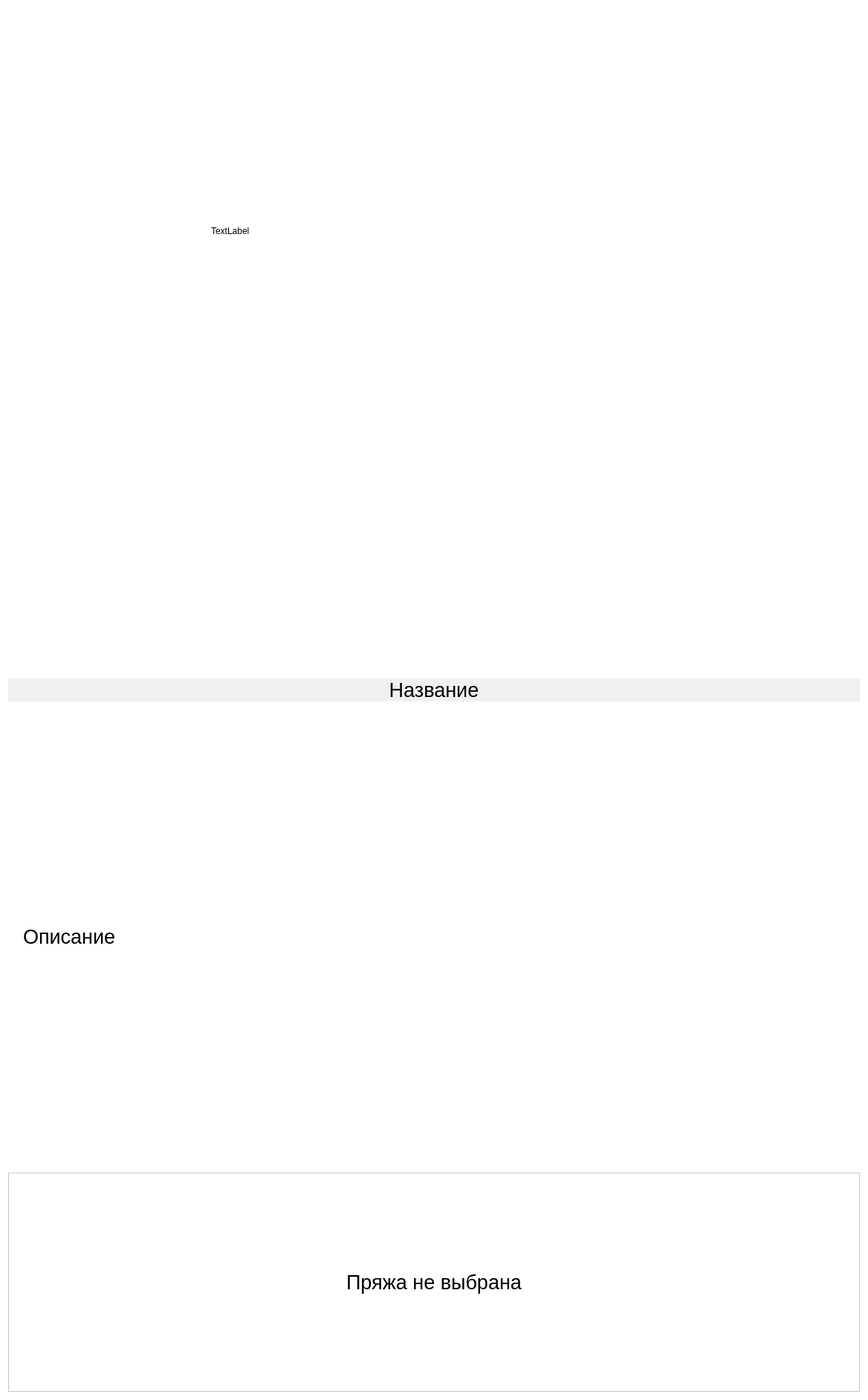
<?xml version="1.0" encoding="UTF-8"?>
<ui version="4.0">
 <class>Project</class>
 <widget class="QWidget" name="Project">
  <property name="geometry">
   <rect>
    <x>0</x>
    <y>0</y>
    <width>1168</width>
    <height>1884</height>
   </rect>
  </property>
  <property name="sizePolicy">
   <sizepolicy hsizetype="Fixed" vsizetype="Fixed">
    <horstretch>0</horstretch>
    <verstretch>0</verstretch>
   </sizepolicy>
  </property>
  <property name="minimumSize">
   <size>
    <width>1168</width>
    <height>1884</height>
   </size>
  </property>
  <property name="sizeIncrement">
   <size>
    <width>0</width>
    <height>0</height>
   </size>
  </property>
  <property name="palette">
   <palette>
    <active>
     <colorrole role="Base">
      <brush brushstyle="SolidPattern">
       <color alpha="255">
        <red>255</red>
        <green>255</green>
        <blue>255</blue>
       </color>
      </brush>
     </colorrole>
     <colorrole role="Window">
      <brush brushstyle="SolidPattern">
       <color alpha="255">
        <red>255</red>
        <green>255</green>
        <blue>255</blue>
       </color>
      </brush>
     </colorrole>
    </active>
    <inactive>
     <colorrole role="Base">
      <brush brushstyle="SolidPattern">
       <color alpha="255">
        <red>255</red>
        <green>255</green>
        <blue>255</blue>
       </color>
      </brush>
     </colorrole>
     <colorrole role="Window">
      <brush brushstyle="SolidPattern">
       <color alpha="255">
        <red>255</red>
        <green>255</green>
        <blue>255</blue>
       </color>
      </brush>
     </colorrole>
    </inactive>
    <disabled>
     <colorrole role="Base">
      <brush brushstyle="SolidPattern">
       <color alpha="255">
        <red>255</red>
        <green>255</green>
        <blue>255</blue>
       </color>
      </brush>
     </colorrole>
     <colorrole role="Window">
      <brush brushstyle="SolidPattern">
       <color alpha="255">
        <red>255</red>
        <green>255</green>
        <blue>255</blue>
       </color>
      </brush>
     </colorrole>
    </disabled>
   </palette>
  </property>
  <property name="windowTitle">
   <string>Form</string>
  </property>
  <property name="autoFillBackground">
   <bool>true</bool>
  </property>
  <layout class="QVBoxLayout" name="verticalLayout">
   <item>
    <layout class="QGridLayout" name="gridLayout">
     <item row="4" column="0" colspan="3">
      <widget class="QLabel" name="desc">
       <property name="font">
        <font>
         <family>Segoe UI</family>
         <pointsize>20</pointsize>
        </font>
       </property>
       <property name="autoFillBackground">
        <bool>false</bool>
       </property>
       <property name="styleSheet">
        <string notr="true">padding-left: 20px;</string>
       </property>
       <property name="text">
        <string>Описание</string>
       </property>
       <property name="alignment">
        <set>Qt::AlignJustify|Qt::AlignVCenter</set>
       </property>
      </widget>
     </item>
     <item row="5" column="0" colspan="3">
      <spacer name="verticalSpacer_2">
       <property name="orientation">
        <enum>Qt::Vertical</enum>
       </property>
       <property name="sizeHint" stdset="0">
        <size>
         <width>20</width>
         <height>40</height>
        </size>
       </property>
      </spacer>
     </item>
     <item row="0" column="0">
      <spacer name="horizontalSpacer">
       <property name="orientation">
        <enum>Qt::Horizontal</enum>
       </property>
       <property name="sizeHint" stdset="0">
        <size>
         <width>40</width>
         <height>20</height>
        </size>
       </property>
      </spacer>
     </item>
     <item row="0" column="1">
      <widget class="QLabel" name="pic">
       <property name="sizePolicy">
        <sizepolicy hsizetype="Expanding" vsizetype="Expanding">
         <horstretch>0</horstretch>
         <verstretch>0</verstretch>
        </sizepolicy>
       </property>
       <property name="minimumSize">
        <size>
         <width>600</width>
         <height>600</height>
        </size>
       </property>
       <property name="text">
        <string>TextLabel</string>
       </property>
      </widget>
     </item>
     <item row="1" column="0" colspan="3">
      <spacer name="verticalSpacer_3">
       <property name="orientation">
        <enum>Qt::Vertical</enum>
       </property>
       <property name="sizeHint" stdset="0">
        <size>
         <width>20</width>
         <height>40</height>
        </size>
       </property>
      </spacer>
     </item>
     <item row="3" column="0" colspan="3">
      <spacer name="verticalSpacer">
       <property name="orientation">
        <enum>Qt::Vertical</enum>
       </property>
       <property name="sizeHint" stdset="0">
        <size>
         <width>20</width>
         <height>40</height>
        </size>
       </property>
      </spacer>
     </item>
     <item row="0" column="2">
      <spacer name="horizontalSpacer_2">
       <property name="orientation">
        <enum>Qt::Horizontal</enum>
       </property>
       <property name="sizeHint" stdset="0">
        <size>
         <width>40</width>
         <height>20</height>
        </size>
       </property>
      </spacer>
     </item>
     <item row="6" column="0" colspan="3">
      <widget class="QScrollArea" name="scrollArea">
       <property name="widgetResizable">
        <bool>true</bool>
       </property>
       <widget class="QWidget" name="scrollAreaWidgetContents">
        <property name="geometry">
         <rect>
          <x>0</x>
          <y>0</y>
          <width>1150</width>
          <height>292</height>
         </rect>
        </property>
        <layout class="QHBoxLayout" name="horizontalLayout">
         <item>
          <widget class="QLabel" name="label">
           <property name="font">
            <font>
             <family>Segoe UI</family>
             <pointsize>20</pointsize>
            </font>
           </property>
           <property name="text">
            <string>Пряжа не выбрана</string>
           </property>
           <property name="alignment">
            <set>Qt::AlignCenter</set>
           </property>
          </widget>
         </item>
        </layout>
       </widget>
      </widget>
     </item>
     <item row="2" column="0" colspan="3">
      <widget class="QLabel" name="name">
       <property name="palette">
        <palette>
         <active>
          <colorrole role="Base">
           <brush brushstyle="SolidPattern">
            <color alpha="255">
             <red>255</red>
             <green>255</green>
             <blue>255</blue>
            </color>
           </brush>
          </colorrole>
          <colorrole role="Window">
           <brush brushstyle="SolidPattern">
            <color alpha="255">
             <red>240</red>
             <green>240</green>
             <blue>240</blue>
            </color>
           </brush>
          </colorrole>
         </active>
         <inactive>
          <colorrole role="Base">
           <brush brushstyle="SolidPattern">
            <color alpha="255">
             <red>255</red>
             <green>255</green>
             <blue>255</blue>
            </color>
           </brush>
          </colorrole>
          <colorrole role="Window">
           <brush brushstyle="SolidPattern">
            <color alpha="255">
             <red>240</red>
             <green>240</green>
             <blue>240</blue>
            </color>
           </brush>
          </colorrole>
         </inactive>
         <disabled>
          <colorrole role="Base">
           <brush brushstyle="SolidPattern">
            <color alpha="255">
             <red>240</red>
             <green>240</green>
             <blue>240</blue>
            </color>
           </brush>
          </colorrole>
          <colorrole role="Window">
           <brush brushstyle="SolidPattern">
            <color alpha="255">
             <red>240</red>
             <green>240</green>
             <blue>240</blue>
            </color>
           </brush>
          </colorrole>
         </disabled>
        </palette>
       </property>
       <property name="font">
        <font>
         <family>Segoe UI</family>
         <pointsize>20</pointsize>
        </font>
       </property>
       <property name="autoFillBackground">
        <bool>true</bool>
       </property>
       <property name="text">
        <string>Название</string>
       </property>
       <property name="alignment">
        <set>Qt::AlignCenter</set>
       </property>
      </widget>
     </item>
    </layout>
   </item>
  </layout>
 </widget>
 <resources/>
 <connections/>
</ui>
